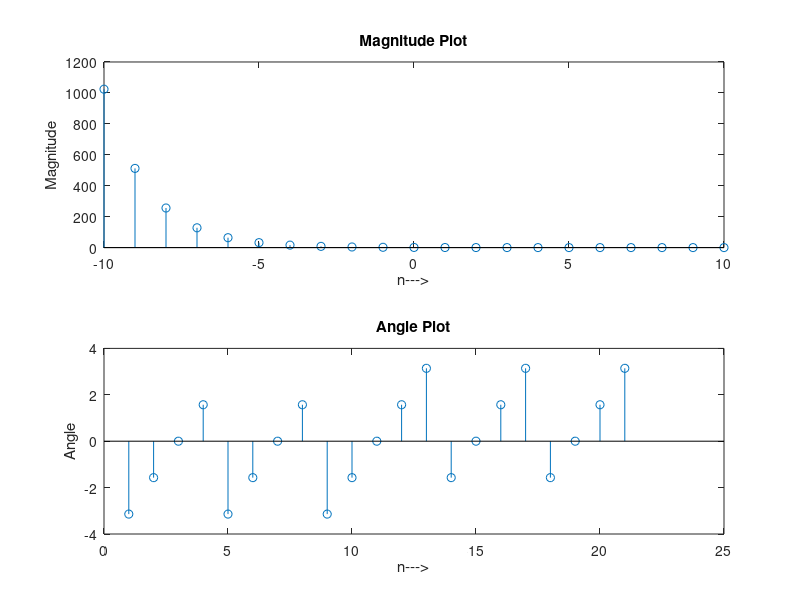

MATLAB code for this plot:
close all;
clear all;
clc;
n = -10:10;
x = power(0.5,n).*(exp(1i*pi*n*0.5));
ab = abs(x);
ang = angle(x);
subplot(2,1,1);
stem(n,ab);
title('Magnitude Plot');
xlabel('n--->');
ylabel('Magnitude')
subplot(2,1,2);
stem(ang);
title('Angle Plot');
xlabel('n--->');
ylabel('Angle');
